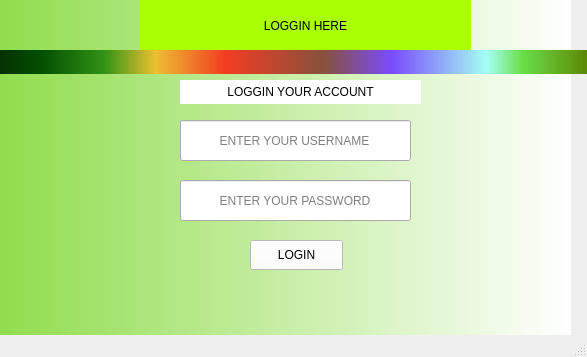
<?xml version="1.0" encoding="UTF-8"?>
<ui version="4.0">
 <class>MainWindow</class>
 <widget class="QMainWindow" name="MainWindow">
  <property name="geometry">
   <rect>
    <x>0</x>
    <y>0</y>
    <width>587</width>
    <height>357</height>
   </rect>
  </property>
  <property name="windowTitle">
   <string>MainWindow</string>
  </property>
  <widget class="QWidget" name="centralwidget">
   <widget class="QLabel" name="label">
    <property name="geometry">
     <rect>
      <x>140</x>
      <y>0</y>
      <width>331</width>
      <height>51</height>
     </rect>
    </property>
    <property name="styleSheet">
     <string notr="true">background-color: rgb(85, 255, 0);
background-color: rgb(170, 255, 0);
font: 87 18pt &quot;Arial Black&quot;;</string>
    </property>
    <property name="text">
     <string>LOGGIN HERE</string>
    </property>
    <property name="alignment">
     <set>Qt::AlignCenter</set>
    </property>
   </widget>
   <widget class="QLabel" name="label_2">
    <property name="geometry">
     <rect>
      <x>180</x>
      <y>80</y>
      <width>241</width>
      <height>24</height>
     </rect>
    </property>
    <property name="styleSheet">
     <string notr="true">font: 75 12pt &quot;MS Shell Dlg 2&quot;;
background-color: rgb(255, 255, 255);</string>
    </property>
    <property name="text">
     <string>LOGGIN YOUR ACCOUNT</string>
    </property>
    <property name="alignment">
     <set>Qt::AlignCenter</set>
    </property>
   </widget>
   <widget class="QLabel" name="label_3">
    <property name="geometry">
     <rect>
      <x>0</x>
      <y>0</y>
      <width>571</width>
      <height>661</height>
     </rect>
    </property>
    <property name="styleSheet">
     <string notr="true">background-color: qlineargradient(spread:pad, x1:0, y1:0, x2:1, y2:0, stop:0 rgba(144, 221, 77, 255), stop:1 rgba(255, 255, 255, 255));</string>
    </property>
    <property name="text">
     <string/>
    </property>
   </widget>
   <widget class="QLineEdit" name="username">
    <property name="geometry">
     <rect>
      <x>180</x>
      <y>120</y>
      <width>231</width>
      <height>41</height>
     </rect>
    </property>
    <property name="placeholderText">
     <string>           ENTER YOUR USERNAME</string>
    </property>
   </widget>
   <widget class="QLineEdit" name="contrasena">
    <property name="geometry">
     <rect>
      <x>180</x>
      <y>180</y>
      <width>231</width>
      <height>41</height>
     </rect>
    </property>
    <property name="styleSheet">
     <string notr="true">border-top-color: rgb(0, 0, 0);</string>
    </property>
    <property name="placeholderText">
     <string>           ENTER YOUR PASSWORD</string>
    </property>
   </widget>
   <widget class="QPushButton" name="aceptar">
    <property name="geometry">
     <rect>
      <x>250</x>
      <y>240</y>
      <width>93</width>
      <height>30</height>
     </rect>
    </property>
    <property name="styleSheet">
     <string notr="true">font: 75 10pt &quot;MS Shell Dlg 2&quot;;
border-color: rgb(0, 0, 0);
background-color: rgb(255, 255, 255);</string>
    </property>
    <property name="text">
     <string>LOGIN</string>
    </property>
   </widget>
   <widget class="QLabel" name="label_4">
    <property name="geometry">
     <rect>
      <x>-10</x>
      <y>50</y>
      <width>601</width>
      <height>24</height>
     </rect>
    </property>
    <property name="styleSheet">
     <string notr="true">background-color: qlineargradient(spread:pad, x1:0, y1:0, x2:1, y2:0, stop:0 rgba(9, 41, 4, 255), stop:0.085 rgba(2, 79, 0, 255), stop:0.19 rgba(50, 147, 22, 255), stop:0.275 rgba(236, 191, 49, 255), stop:0.39 rgba(243, 61, 34, 255), stop:0.555 rgba(135, 81, 60, 255), stop:0.667 rgba(121, 75, 255, 255), stop:0.825 rgba(164, 255, 244, 255), stop:0.885 rgba(104, 222, 71, 255), stop:1 rgba(93, 128, 0, 255));</string>
    </property>
    <property name="text">
     <string/>
    </property>
    <property name="alignment">
     <set>Qt::AlignCenter</set>
    </property>
   </widget>
   <zorder>label_3</zorder>
   <zorder>label</zorder>
   <zorder>label_2</zorder>
   <zorder>username</zorder>
   <zorder>contrasena</zorder>
   <zorder>aceptar</zorder>
   <zorder>label_4</zorder>
  </widget>
  <widget class="QMenuBar" name="menubar">
   <property name="geometry">
    <rect>
     <x>0</x>
     <y>0</y>
     <width>587</width>
     <height>26</height>
    </rect>
   </property>
  </widget>
  <widget class="QStatusBar" name="statusbar"/>
 </widget>
 <resources/>
 <connections/>
</ui>
